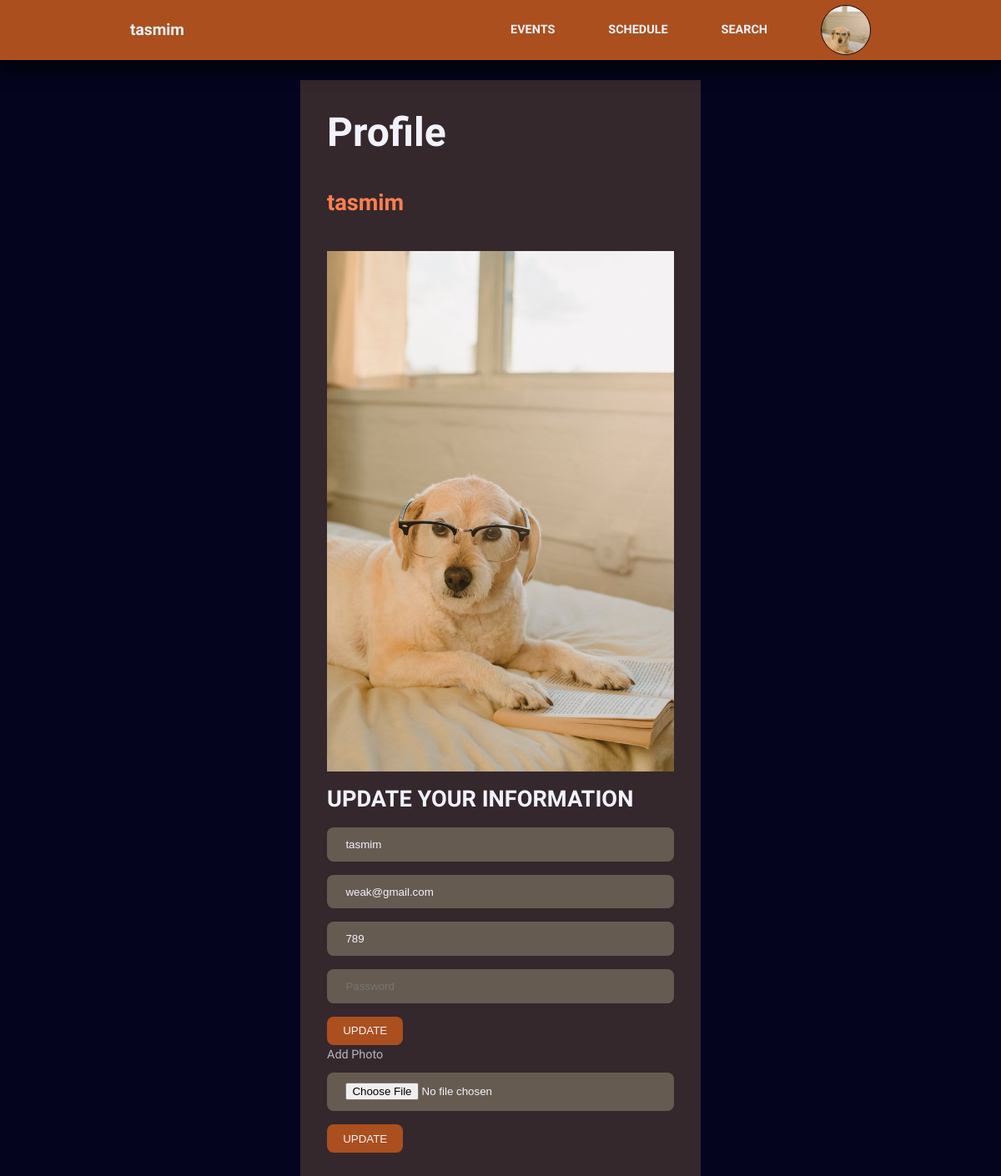
Screenshot of /profile.php (signed in) with the database file from the repository.
### tables this page shows
CREATE TABLE `users` (
  `id` int(11) NOT NULL,
  `name` varchar(255) NOT NULL,
  `email` varchar(255) NOT NULL,
  `phone` bigint(255) NOT NULL,
  `password` varchar(255) NOT NULL,
  `user_type` varchar(255) NOT NULL,
  `photo` varchar(255) NOT NULL
);

### profile.php (the view, shortened to what this page needs)
<?php
require 'header_two.php';
?>
<section class="singlepost">
    <div class="container singlepost__container">
        <h1>Profile</h2>
        <div class="post__author">
            <div class="post__author-info">
                <h2 style="color: coral;"><?=$select_loggedin_user_result_after_assoc['name']?></h2>
            </div>
        </div>
        <div class="singlepost__thumbnail">
        <?php
                    if($select_loggedin_user_result_after_assoc['photo']==null){?>
                    <img src="./images/photo.jpg">
                    <?php }else{?>
                        <img src="./uploads/profile_pic/<?=$select_loggedin_user_result_after_assoc['photo'] ?>" alt="">
                    <?php }?>
        </div>
        <h2>UPDATE YOUR INFORMATION</h2>
        <form action="profile_post.php" method="POST" enctype="multipart/form-data">
            <input style="background: #665B50;" type="text"name="name" value="<?=$select_loggedin_user_result_after_assoc['name']?>">
            <input style="background: #665B50;" type="email"  name="email" value="<?=$select_loggedin_user_result_after_assoc['email']?>">
            <input style="background: #665B50;" type="text" name="phone" value="<?=$select_loggedin_user_result_after_assoc['phone']?>">
            <input style="background: #665B50;" type="password" placeholder="Password" name="password">
            <button type="submit" class="btn">UPDATE</button>
        </form>
<div>
<form action="profile_pic_post.php" method="POST" enctype="multipart/form-data">
            <div class="form__control">
            <label for="photo">Add Photo</label>
            <input style="background: #665B50;" type="file" name="photo" id="photo">
           </div>
            <button type="submit" class="btn">UPDATE</button>
        </form>
</div>
    </div>
</section>

### header_two.php (shortened to what this page needs)
<?php
require 'db.php';
$profile_id = $_SESSION['id'];
$select_loggedin_user = "SELECT * FROM users WHERE id=$profile_id";
$select_loggedin_user_result = mysqli_query($db_connection,$select_loggedin_user);
$select_loggedin_user_result_after_assoc = mysqli_fetch_assoc($select_loggedin_user_result);
?>
<!DOCTYPE html>
<html lang="en">
<head>
    <link rel="stylesheet" href="./style2.css">
    <link rel="stylesheet" href="https://unicons.iconscout.com/release/v4.0.0/css/line.css">
</head>
<body>
 <nav>
    <div class="container nav__container">
        <a href="index.html" class="nav__logo"><?=$select_loggedin_user_result_after_assoc['name']?></a>
        <ul class="nav__items">
            <li><a href="event_user.php"><b>EVENTS</b></a></li>
            <li><a href="schedule_user.php"><b>SCHEDULE</b></a></li>
            <li><a href="search.php"><b>SEARCH</b></a></li>
            <li class="nav__profile">
                <div class="avater">
                    <?php
                    if($select_loggedin_user_result_after_assoc['photo']==null){?>
                    <img src="./images/photo.jpg">
                    <?php }else{?>
                        <img width="60px" height="60px" src="./uploads/profile_pic/<?=$select_loggedin_user_result_after_assoc['photo'] ?>" alt="">
                    <?php }?>
                </div>
            </li>
        </ul>
    </div>
</nav>

### style2.css (style rules this page uses)
:root { --color-primary:#ab4f1e; --color-primary-light:hsl(21, 79%, 19%); --color-red:rgb(158, 16, 16); --color-red-light:hsla(4, 78%, 49%, 0.433); --color-green:#00c476; --color-green-light:rgba(223, 123, 36, 0.15); --color-gray-900:#34282C; --color-gray-700:#6d3c0b; --color-gray-300:rgba(242,242,254,0.3); --color-gray-200:rgba(242,242,254,0.7); --color-white:#f2f2fe; --color-bg:#04041e; --border:#C19A6B; --danger:#f44d16; --transition:all 1000ms ease; --container-width-lg:74%; --container-width-md:88%; --form-width:40%; --card-border-radius-1:0.3rem; --card-border-radius-2:0.5rem; --card-border-radius-3:0.8rem; --card-border-radius-4:2rem; --card-border-radius-5:5rem; }
* { margin: 0; padding: 0; outline: 0; border: 0; appearance: 0; list-style: none; text-decoration: none; box-sizing: border-box; }
body { font-family: 'Montserrat Alternates', sans-serif; line-height: 1.6; color: var(--color-gray-200); overflow-x: hidden; background: var(--color-bg); font-size: 0.9rem; }
.container { width: var(--container-width-lg); max-width: 1800px; margin-inline: auto; }
section { margin-top: 3rem; width: 100vw; }
h1,h2,h3,h4,h5 { color: var(--color-white); line-height: 1.3; }
h1 { font-size: 3rem; margin: 1rem 0; }
h2 { font-size: 1.7rem; margin: 1rem 0; }
a { color: var(--color-white); transition: var(--transition); }
img { display: block; width: 100%; object-fit: cover; }
nav { background: var(--color-primary); width: 100vw; height: 4.5rem; position: fixed; top: 0; z-index: 10; box-shadow: 0 1rem 1rem rgb(0, 0, 0,0.5); }
.nav__container { height: 100%; display: flex; align-items: center; justify-content: space-between; }
.avater { width:60px; aspect-ratio: 1/1; border-radius: 50%; overflow: hidden; border: 0.1rem solid var(--color-bg); }
.nav__logo { font-weight: 600; font-size: 1.2rem; }
.nav__items { display: flex; align-items: center; gap: 4rem; }
.nav__profile { position: relative; cursor: pointer; }
.post__author { display:flex; gap: 1rem; margin-top: 1.2rem; }
.btn { display: inline-block; width: fit-content;padding: 0.6rem 1.2rem; background: var(--color-primary); border-radius: var(--card-border-radius-2); cursor: pointer; transition: var(--transition); color: var(--color-white); }
.singlepost { margin: 6rem 0 2rem; }
.singlepost__container { width: var(--form-width); background: var(--color-gray-900); padding: 1rem 2rem 3rem; }
.singlepost .singlepost__thumbnail { margin: 1.5rem 0 1rem; }
form { display: flex; flex-direction: column; gap: 1rem; }
.form__control { display: flex; flex-direction: column; gap: 0.6rem; }
input,textarea,select { padding: 0.8rem 1.4rem; background: var(--color-gray-900); border-radius: var(--card-border-radius-2); resize: none; color: var(--color-white); }

### rows the page displays
users: name "tasmim", photo (picture), email "weak@gmail.com", phone "789"
